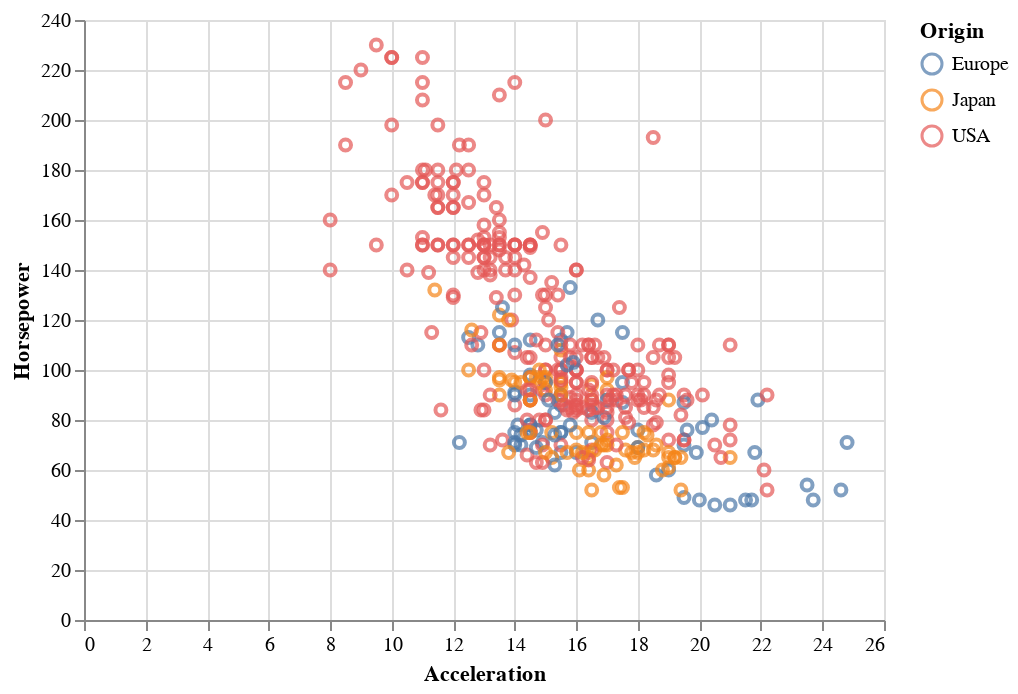

Notebook code cell kept with this figure:
### Markdown cell above
**Q: can you create a 2D scatterplot with `Acceleration` and `Horsepower`? Use `Origin` for the colors. Save it to m07.html** (https://altair-viz.github.io/getting_started/starting.html#publishing-your-visualization)

### Code cell
# TODO: put your code here
chart = alt.Chart(cars).mark_point().encode(
    x='Acceleration',
    y='Horsepower',
    color = 'Origin'
) 
chart

### Figure 1 — Vega-Lite specification as saved in the notebook (floating-point values rounded to 4 significant figures; data arrays with more than 128 entries replaced by an {"elided": "..."} marker saying what was removed)
{"$schema": "https://vega.github.io/schema/vega-lite/v2.6.0.json", "config": {"view": {"height": 300, "width": 400}}, "data": {"name": "data-f02450ab61490a1363517a0190416235"}, "datasets": {"data-f02450ab61490a1363517a0190416235": {"elided": "406 records"}}, "encoding": {"color": {"field": "Origin", "type": "nominal"}, "x": {"field": "Acceleration", "type": "quantitative"}, "y": {"field": "Horsepower", "type": "quantitative"}}, "mark": "point"}
